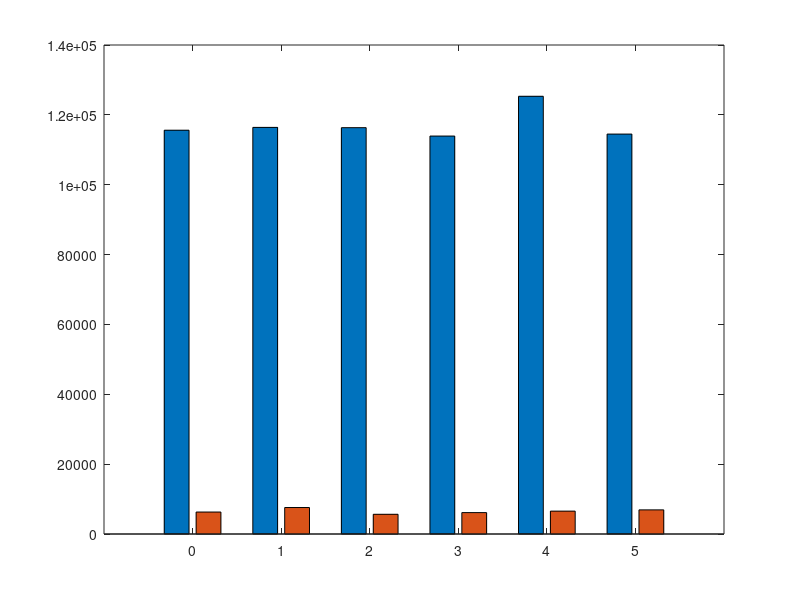

Write MATLAB code to recreate this figure. (Note: this script raises an error after producing the figure.)
% Draw figures for pure C++ (libtorch) benchmarking

% CPU cycles in waiting for actions
% Left: RL-TCP using struct-based message interface (PyTorch)
% Right: RL-TCP using pure C++ library (libtorch)

seed = [0, 1, 2, 3, 4, 5];
cpp2py_mean = [
    115605 6288;
    116412 7584;
    116335 5645;
    113930 6129;
    125322 6550;
    114498 6911;
    ];
cpp2py_stddev = [
    17122.9 2392.99;
    18810.3 1953.11;
    18649.2 3220.74;
    15256.4 2335.87;
    16987.4 2499.89;
    14800.4 2517.83;
    ];
py2cpp_mean = [
    126076 7665;
    126901 7599;
    127789 7235;
    122230 7470;
    133081 7723;
    126814 7810;
];
py2cpp_stddev = [
    12149.7 1106.71;
    12016.5 1225.58;
    13374.7 1111.01;
    15771.1 1025.5;
    13282.7 1122.41;
    11829.3 586.296;
];

% C++ to Python

figure;
h = bar(seed, cpp2py_mean);
errorbar_x = zeros(6, 2);
for i = 1 : 2
    errorbar_x(:, i) = h(1, i).XEndPoints';
end
hold on;
errorbar(errorbar_x, cpp2py_mean, cpp2py_stddev, 'LineStyle', 'none');
hold off;
ylim([0, 15e4]);
legend({'ns3-gym', 'ns3-ai'});
title('C++ to Python Transmission Time');
xlabel('Test Case (seed number)');
ylabel('CPU Cycles')

% Python to C++

figure;
h = bar(seed, py2cpp_mean);
errorbar_x = zeros(6, 2);
for i = 1 : 2
    errorbar_x(:, i) = h(1, i).XEndPoints';
end
hold on;
errorbar(errorbar_x, py2cpp_mean, py2cpp_stddev, 'LineStyle', 'none');
hold off;
ylim([0, 15e4]);
legend({'ns3-gym', 'ns3-ai'});
title('Python to C++ Transmission Time');
xlabel('Test Case (seed number)');
ylabel('CPU Cycles')
